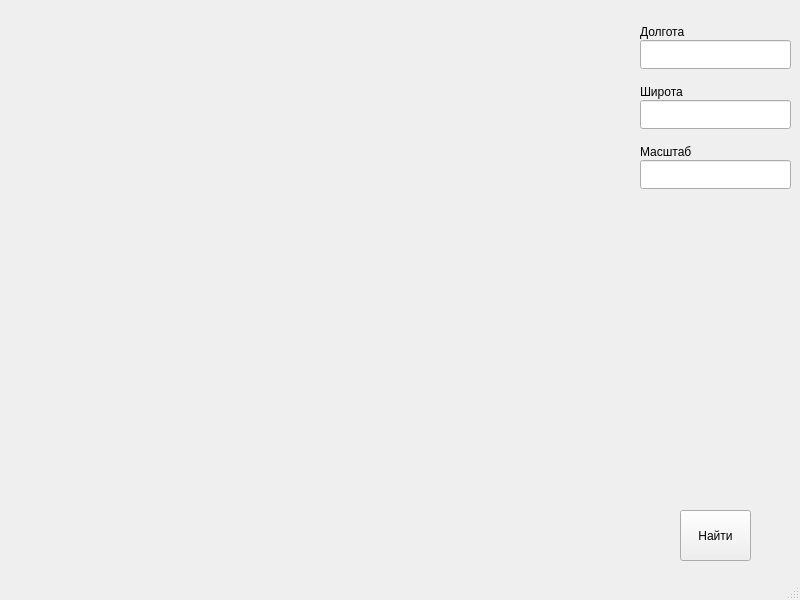
<?xml version="1.0" encoding="UTF-8"?>
<ui version="4.0">
 <class>MainWindow</class>
 <widget class="QMainWindow" name="MainWindow">
  <property name="geometry">
   <rect>
    <x>0</x>
    <y>0</y>
    <width>800</width>
    <height>600</height>
   </rect>
  </property>
  <property name="windowTitle">
   <string>MainWindow</string>
  </property>
  <widget class="QWidget" name="centralwidget">
   <widget class="QLabel" name="map_label">
    <property name="geometry">
     <rect>
      <x>10</x>
      <y>10</y>
      <width>601</width>
      <height>561</height>
     </rect>
    </property>
    <property name="text">
     <string/>
    </property>
   </widget>
   <widget class="QPushButton" name="searchButton">
    <property name="geometry">
     <rect>
      <x>680</x>
      <y>510</y>
      <width>71</width>
      <height>51</height>
     </rect>
    </property>
    <property name="text">
     <string>Найти</string>
    </property>
   </widget>
   <widget class="QLabel" name="label_2">
    <property name="geometry">
     <rect>
      <x>640</x>
      <y>20</y>
      <width>80</width>
      <height>23</height>
     </rect>
    </property>
    <property name="text">
     <string>Долгота</string>
    </property>
   </widget>
   <widget class="QLabel" name="label_3">
    <property name="geometry">
     <rect>
      <x>640</x>
      <y>80</y>
      <width>80</width>
      <height>23</height>
     </rect>
    </property>
    <property name="text">
     <string>Широта</string>
    </property>
   </widget>
   <widget class="QLabel" name="label_4">
    <property name="geometry">
     <rect>
      <x>640</x>
      <y>140</y>
      <width>80</width>
      <height>23</height>
     </rect>
    </property>
    <property name="text">
     <string>Масштаб</string>
    </property>
   </widget>
   <widget class="QLineEdit" name="lon">
    <property name="geometry">
     <rect>
      <x>640</x>
      <y>40</y>
      <width>151</width>
      <height>29</height>
     </rect>
    </property>
    <property name="toolTip">
     <string>&lt;html&gt;&lt;head/&gt;&lt;body&gt;&lt;p&gt;Долгота&lt;/p&gt;&lt;/body&gt;&lt;/html&gt;</string>
    </property>
   </widget>
   <widget class="QLineEdit" name="lat">
    <property name="geometry">
     <rect>
      <x>640</x>
      <y>100</y>
      <width>151</width>
      <height>29</height>
     </rect>
    </property>
   </widget>
   <widget class="QLineEdit" name="spn">
    <property name="geometry">
     <rect>
      <x>640</x>
      <y>160</y>
      <width>151</width>
      <height>29</height>
     </rect>
    </property>
   </widget>
  </widget>
  <widget class="QStatusBar" name="statusbar"/>
 </widget>
 <resources/>
 <connections/>
</ui>
